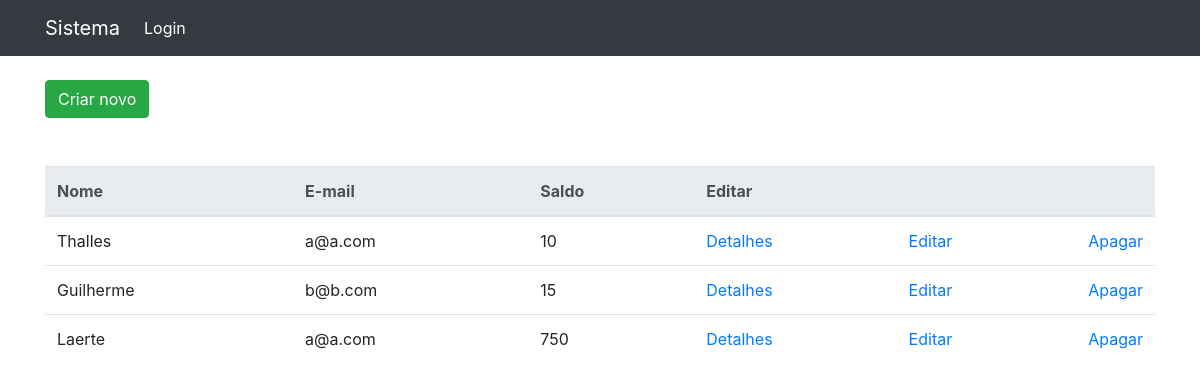
Before: /alunos with the older database file.
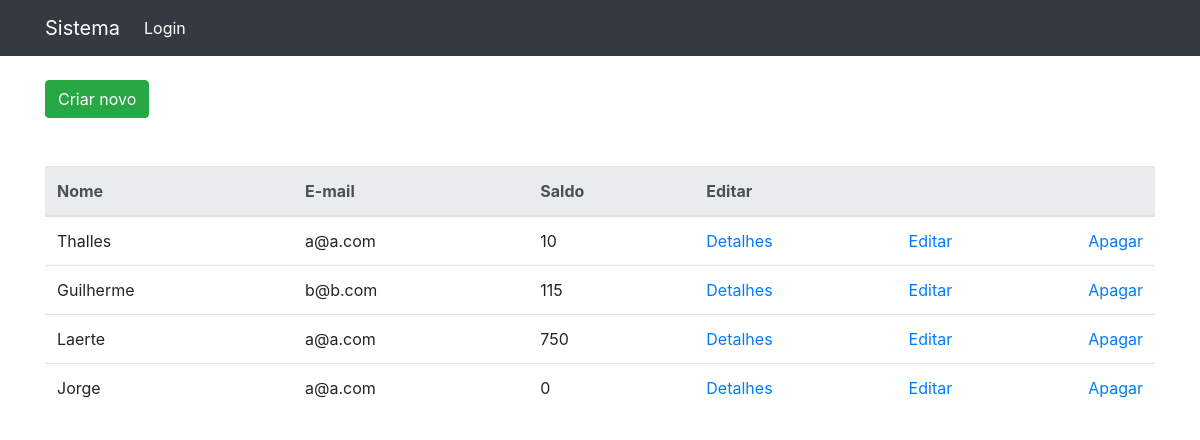
After: the same page with the newer database file.
### coin_system/models.py (models this page shows)
class Aluno(models.Model):
    user = models.OneToOneField(User, on_delete=models.CASCADE, blank=True, null=True)
    nome = models.CharField(max_length=120)
    email = models.EmailField()
    cpf = models.CharField(max_length=16)
    rg = models.CharField(max_length=24)
    endereco = models.CharField(max_length=240)
    instituicao_ensino = models.CharField(max_length=80)
    curso = models.CharField(max_length=80)
    saldo = models.IntegerField(default=0)

### coin_system/view_classes/aluno.py (the view)
# urls.py: path('alunos', aluno.AlunoListView.as_view(), name='aluno-list'),
class AlunoListView(ListView):
    model = Aluno
    template_name = 'aluno/list.html'
    context_object_name = 'alunos'
    paginate_by = 5
    def get_context_data(self, **kwargs):
        context = super(AlunoListView, self).get_context_data(**kwargs)
        alunos = self.get_queryset()
        page = self.request.GET.get('page')
        paginator = Paginator(alunos, self.paginate_by)
        try:
            alunos = paginator.page(page)
        except PageNotAnInteger:
            alunos = paginator.page(1)
        except EmptyPage:
            alunos = paginator.page(paginator.num_pages)
        context['alunos'] = alunos
        return context

### coin_system/templates/aluno/list.html (shortened to what this page needs)
{% extends "base.html" %}
{% block container %}
<a href="{% url 'aluno-new' %}" class="btn btn-success mb-5">Criar novo</a>
<table class="table">
    <tr>
        <thead class="thead-light">
            <tr>
                <th scope="col">Nome</th>
                <th scope="col">E-mail</th>
                <th scope="col">Saldo</th>
                <th scope="col">Editar</th>
            </tr>
        </thead>
        <tbody>
            {% for aluno in alunos %}
            <tr>
                <td>{{aluno.nome}}</td>
                <td>{{aluno.email}}</td>
                <td>{{aluno.saldo}}</td>
                <td class="d-flex flex-row justify-content-between">
                    <a href="{% url 'aluno-details' aluno.pk %}">Detalhes</a>
                    <a href="{% url 'aluno-update' aluno.pk %}">Editar</a>
                    <a href="{% url 'aluno-delete' aluno.pk %}">Apagar</a>
                </td>
            </tr>
            {% endfor %}
        </tbody>
</table>
{% endblock %}

### coin_system/templates/base.html (shortened to what this page needs)
<!DOCTYPE html>
<html>
<head>
  {% block css %}
  <link rel="stylesheet" href="https://stackpath.bootstrapcdn.com/bootstrap/4.3.1/css/bootstrap.min.css">
  {% endblock %}
</head>
<body>
  {% block navbar %}
  <nav class="navbar navbar-expand-lg navbar-dark bg-dark">
    <div class="container">
      <a class="navbar-brand" href="#">Sistema</a>
      <div class="collapse navbar-collapse" id="navbarSupportedContent">
        <ul class="navbar-nav mr-auto">
          {% if request.user.is_authenticated %}
            {% if request.user.is_superuser %}
              <li class="nav-item active">
                <a class="nav-link" href="{% url 'empresa-list' %}">Empresas</a>
              </li>
              <li class="nav-item active">
                <a class="nav-link" href="{% url 'aluno-list' %}">Alunos</a>
              </li>
              <li class="nav-item active">
                <a class="nav-link" href="{% url 'professor-list' %}">Professores</a>
              </li>
              <li class="nav-item active">
                <a class="nav-link" href="{% url 'vantagem-list' %}">Vantagens</a>
              </li>
            {% endif %}
            {% if request.user.professor or request.user.aluno %}
              <li class="nav-item active">
                <a class="nav-link" href="{% url 'minhas-moedas' %}">Minhas moedas</a>
              </li>
            {% endif %}
            {% if request.user.aluno %}
              <li class="nav-item active">
                <a class="nav-link" href="{% url 'trocar-moedas' %}">Trocar moedas</a>
              </li>
              <li class="nav-item active">
                <a class="nav-link" href="{% url 'vantagem-list' %}">Vantagens</a>
              </li>
            {% endif %}
            {% if request.user.empresa %}
              <li class="nav-item active">
                <a class="nav-link" href="{% url 'cadastrar-vantagem' %}">Cadastrar vantagem</a>
              </li>
              <li class="nav-item active">
                <a class="nav-link" href="{% url 'minhas-vantagens' %}">Minhas vantagens</a>
              </li>
            {% endif %}
            <li class="nav-item active">
              <a class="nav-link" href="{% url 'logout' %}">Logout</a>
            </li>
          {% else %}
            <li class="nav-item active">
              <a class="nav-link" href="{% url 'login' %}">Login</a>
            </li>
          {% endif %}
        </ul>
      </div>
    </div>
  </nav>
  {% endblock %}
  <div class="container mt-4">
  {% block container %}
  {% endblock %}
  </div>
</body>
</html>

Changed rows visible on the page:
changed Aluno "Guilherme": saldo "15" → "115"
added Aluno: nome "Jorge", email "a@a.com", saldo "0"
